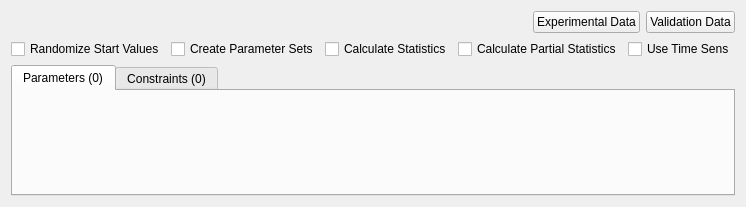
<?xml version="1.0" encoding="UTF-8"?>
<ui version="4.0">
 <comment> All rights reserved. </comment>
 <class>CQFittingWidget</class>
 <widget class="TaskWidget" name="CQFittingWidget">
  <property name="geometry">
   <rect>
    <x>0</x>
    <y>0</y>
    <width>680</width>
    <height>207</height>
   </rect>
  </property>
  <property name="caption" stdset="0">
   <string>Fitting</string>
  </property>
  <layout class="QVBoxLayout" name="verticalLayout">
   <item>
    <layout class="QHBoxLayout" name="horizontalLayout">
     <item>
      <spacer name="mpSpacer">
       <property name="orientation">
        <enum>Qt::Horizontal</enum>
       </property>
       <property name="sizeType">
        <enum>QSizePolicy::Expanding</enum>
       </property>
       <property name="sizeHint" stdset="0">
        <size>
         <width>13</width>
         <height>17</height>
        </size>
       </property>
      </spacer>
     </item>
     <item>
      <widget class="QPushButton" name="mpBtnExperiment">
       <property name="text">
        <string>Experimental Data</string>
       </property>
      </widget>
     </item>
     <item>
      <widget class="QPushButton" name="mpBtnCrossValidation">
       <property name="text">
        <string>Validation Data</string>
       </property>
      </widget>
     </item>
    </layout>
   </item>
   <item>
    <layout class="QHBoxLayout" name="horizontalLayout_2">
     <item>
      <widget class="QCheckBox" name="mpCheckRandomize">
       <property name="text">
        <string>Randomize Start Values</string>
       </property>
      </widget>
     </item>
     <item>
      <widget class="QCheckBox" name="mpCreateParameterSets">
       <property name="text">
        <string>Create Parameter Sets</string>
       </property>
      </widget>
     </item>
     <item>
      <widget class="QCheckBox" name="mpCheckStatistics">
       <property name="text">
        <string>Calculate Statistics</string>
       </property>
      </widget>
     </item>
     <item>
      <widget class="QCheckBox" name="mpCheckPartialStatistics">
       <property name="text">
        <string>Calculate Partial Statistics</string>
       </property>
      </widget>
     </item>
     <item>
      <widget class="QCheckBox" name="mpUseTimeSens">
       <property name="text">
        <string>Use Time Sens</string>
       </property>
      </widget>
     </item>
    </layout>
   </item>
   <item>
    <widget class="QTabWidget" name="mpTabWidget">
     <property name="sizePolicy">
      <sizepolicy hsizetype="Expanding" vsizetype="Expanding">
       <horstretch>0</horstretch>
       <verstretch>10</verstretch>
      </sizepolicy>
     </property>
     <property name="currentIndex">
      <number>0</number>
     </property>
     <widget class="CQFittingItemWidget" name="mpParameters">
      <attribute name="title">
       <string>Parameters (0)</string>
      </attribute>
     </widget>
     <widget class="CQFittingItemWidget" name="mpConstraints">
      <attribute name="title">
       <string>Constraints (0)</string>
      </attribute>
     </widget>
    </widget>
   </item>
  </layout>
 </widget>
 <layoutdefault spacing="6" margin="11"/>
 <customwidgets>
  <customwidget>
   <class>TaskWidget</class>
   <extends>QWidget</extends>
   <header>copasi/UI/TaskWidget.h</header>
   <container>1</container>
  </customwidget>
  <customwidget>
   <class>CQFittingItemWidget</class>
   <extends>QWidget</extends>
   <header>copasi/UI/CQFittingItemWidget.h</header>
   <container>1</container>
  </customwidget>
 </customwidgets>
 <tabstops>
  <tabstop>mpBtnExperiment</tabstop>
  <tabstop>mpBtnCrossValidation</tabstop>
  <tabstop>mpTabWidget</tabstop>
 </tabstops>
 <resources/>
 <connections>
  <connection>
   <sender>mpBtnExperiment</sender>
   <signal>clicked()</signal>
   <receiver>CQFittingWidget</receiver>
   <slot>slotExperimentData()</slot>
   <hints>
    <hint type="sourcelabel">
     <x>436</x>
     <y>30</y>
    </hint>
    <hint type="destinationlabel">
     <x>20</x>
     <y>20</y>
    </hint>
   </hints>
  </connection>
  <connection>
   <sender>mpTabWidget</sender>
   <signal>currentChanged(int)</signal>
   <receiver>CQFittingWidget</receiver>
   <slot>slotPageIndexChange(int)</slot>
   <hints>
    <hint type="sourcelabel">
     <x>29</x>
     <y>93</y>
    </hint>
    <hint type="destinationlabel">
     <x>20</x>
     <y>20</y>
    </hint>
   </hints>
  </connection>
  <connection>
   <sender>mpBtnCrossValidation</sender>
   <signal>clicked()</signal>
   <receiver>CQFittingWidget</receiver>
   <slot>slotCrossValidationData()</slot>
   <hints>
    <hint type="sourcelabel">
     <x>577</x>
     <y>30</y>
    </hint>
    <hint type="destinationlabel">
     <x>20</x>
     <y>20</y>
    </hint>
   </hints>
  </connection>
 </connections>
</ui>
